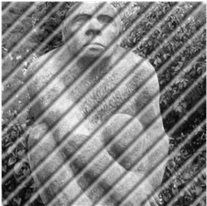
#> input picture PT2/data/1Untitled.png, 207 x 206 px, found by its file name
$ jupyter execute --allow-errors Untitled0.ipynb
#> lines starting #> are read from the running program, lines starting #| are printed output that depends on the picture
[cell 1]
import cv2
import numpy as np
from matplotlib import pyplot as plt

[cell 2]
from google.colab import drive
drive.mount ('/content/drive')

from IPython.display import Image

[cell 3]
# [6 lines of commented-out code are left out]
img = cv2.imread('/content/drive/MyDrive/IMP301/PT2/data/1Untitled.png', 0)
#> img is the input picture: shape (206, 207); min 6, max 255, mean 129.4
plt.imshow(img, cmap='gray')
#> (this line was passed over: IPython is not available in this run)
plt.show()

[cell 4]
# Defining M,N as number of rows and columns respectively
M, N = img.shape
#> M = 206; N = 207

# Get the fourier transform of the image
F = np.fft.fft2(img)

#Shift zero to center
F = np.fft.fftshift(F)

[cell 5]
# ideal band reject filter
def IBF(F, C0, W):
#> called with F = array of shape (206, 207), C0 = 17.5, W = 8
    M,N = F.shape
#> M = 206; N = 207
    H = np.zeros((M, N), dtype=np.complex128)
    for u in range(M):
        for v in range(N):
            D = np.sqrt((u-M/2)**2 + (v-N/2)**2)
            if D <= C0 - W/2 or D >= C0 + W/2:
                H[u,v] = 1
            else:
                H[u,v] = 0
    return H

[cell 6]
# butterworth band reject filter
def BBF(F, C0, W, n):
#> called with F = array of shape (206, 207), C0 = 17.5, W = 8, n = 1
    M,N = F.shape
#> M = 206; N = 207
    H = np.zeros((M, N), dtype=np.complex128)
    for u in range(M):
        for v in range(N):
            D = np.sqrt((u-M/2)**2 + (v-N/2)**2)
            H[u,v] = 1/(1 + ((D*W)/(D**2 - C0**2))**(2*n))
    return H

[cell 7]
# gaussian band reject filter
def GBF(F, C0, W):
#> called with F = array of shape (206, 207), C0 = 17.5, W = 8
    M,N = F.shape
#> M = 206; N = 207
    H = np.zeros((M, N), dtype=np.complex128)
    for u in range(M):
        for v in range(N):
            D = np.sqrt((u-M/2)**2 + (v-N/2)**2)
            H[u,v] = 1 - np.exp(-1/2*((D**2 - C0**2)/(D*W))**2)
    return H

[cell 8]
# Defining the parameters
C0 = 35/2
W = 8 #8
n = 1 # For butterworth filter only

# Apply the filters
H_IBF = IBF(F, C0, W)
H_BBF = BBF(F, C0, W, n)
H_GBF = GBF(F, C0, W)

[cell 9]
# Transforming
G_IBF = H_IBF*F
G_BBF = H_BBF*F
G_GBF = H_GBF*F
# Spectrum
ori  = 20*np.log(np.abs(F))
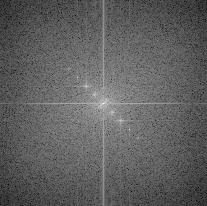
#> ori: shape (206, 207) float64; min 45.53, max 310.5, mean 145.4; drawn with min black and max white
S_IBF = 20*np.log(np.abs(G_IBF))
S_BBF = 20*np.log(np.abs(G_BBF))
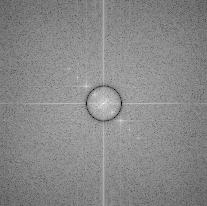
#> S_BBF: shape (206, 207) float64; 0.01% of the values are NaN or infinite; the others: min -49.15, max 310.5, mean 143.8; drawn with min black, max white, NaN and infinite black
S_GBF = 20*np.log(np.abs(G_GBF))
# Unshift
I_IBF = np.fft.ifftshift(G_IBF)
I_BBF = np.fft.ifftshift(G_BBF)
I_GBF = np.fft.ifftshift(G_GBF)

# Inverse Fourier Transform
g_IBF = np.fft.ifft2(I_IBF)
g_BBF = np.fft.ifft2(I_BBF)
g_GBF = np.fft.ifft2(I_GBF)

[cell 10]
ori = np.uint32(np.abs(ori))
S_IBF = np.uint32(np.abs(S_IBF))
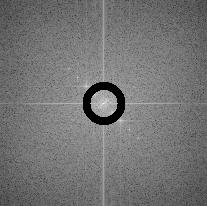
#> S_IBF: shape (206, 207) uint32; min 0, max 310, mean 141; drawn with min black and max white
S_BBF = np.uint32(np.abs(S_BBF))
S_GBF = np.uint32(np.abs(S_GBF))

I_IBF = np.uint32(np.abs(g_IBF))
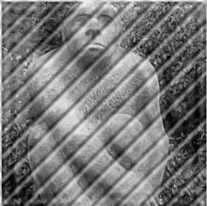
#> I_IBF: shape (206, 207) uint32; min 1, max 273, mean 129; drawn with min black and max white
I_BBF = np.uint32(np.abs(g_BBF))
I_GBF = np.uint32(np.abs(g_GBF))

[cell 11]
img_arr = [img, I_IBF, I_BBF, I_GBF, ori, S_IBF, S_BBF, S_GBF]
name_arr = ['Original', 'IBF', 'BBF', 'GBF','Spectrum_ori', 'Spectrum_IBF', 'Spectrum_BBF', 'Spectrum_GBF']

[cell 12]
cols,rows = 4,2
#> (the rest of this cell did not finish here and is left out)

[cell 13]
import math
import cv2 as cv
import numpy as np
from skimage.util import random_noise


# [68 lines left out: functions bgFilterTF4e, post_process_image, not called in this run]

[cell 14]
im = cv.imread("/content/drive/MyDrive/IMP301/PT2/data/1Untitled.png", 0)
# # 1. Input the image and obtain the padding size
# im = cv.copyMakeBorder(
# im, 512, 512, 512, 512, cv.BORDER_CONSTANT, value=0
# )  # make sure to pad
# cv.imshow("Original", im[512:1535, 512:1535])
plt.imshow(im, cmap='gray')
#> (this line was passed over: IPython is not available in this run)

$ run again, with PT2/data/printsalesgallery-thephotographers-gallery-wolfgang-suschitzky-guy-the-gorilla-london-zoo-1958.jpg saved as PT2/data/1Untitled.png
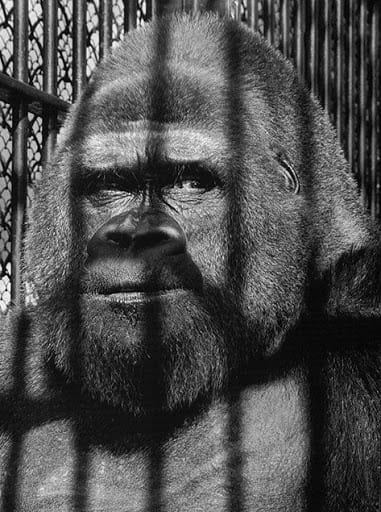
#> input picture PT2/data/printsalesgallery-thephotographers-gallery-wolfgang-suschitzky-guy-the-gorilla-london-zoo-1958.jpg, 381 x 512 px, found by its file name
#> img is the input picture: shape (512, 381); min 0, max 255, mean 78
#> `S_BBF = 20*np.log(np.abs(G_BBF))`:
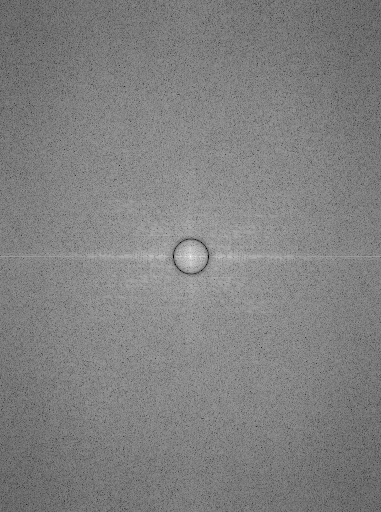
#> S_BBF: shape (512, 381) float64; 0% of the values are NaN or infinite; the others: min 3.46, max 330.7, mean 169; drawn with min black, max white, NaN and infinite black
#> `I_IBF = np.uint32(np.abs(g_IBF))`:
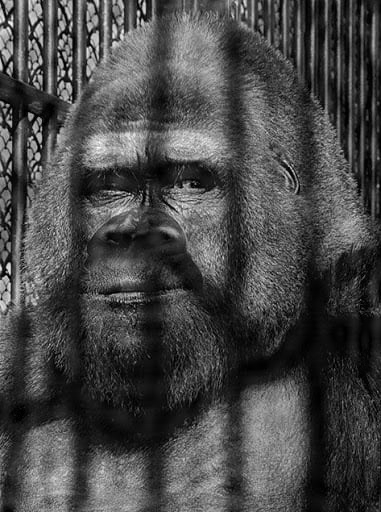
#> I_IBF: shape (512, 381) uint32; min 0, max 275, mean 77.7; drawn with min black and max white
